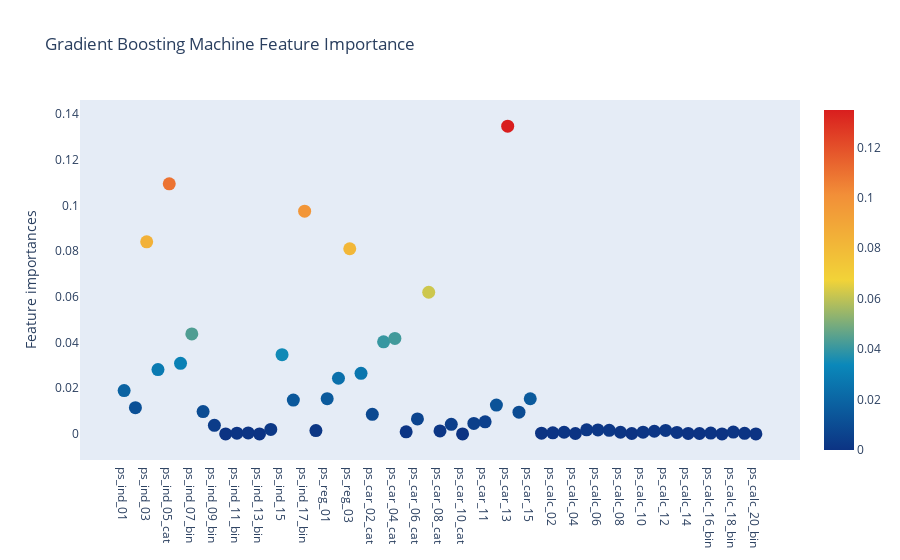

The cell this chart's notebook holds for it:
### Code cell
# scatter plot
trace = go.Scatter(
    y = gb.feature_importances_,
    x = features,
    mode ='markers',
    marker=dict(
        sizemode='diameter',
        sizeref=1,
        size=13,
        color= gb.feature_importances_,
        colorscale='Portland',
        showscale=True
    ),
    text = features
)
data=[trace]

layout = go.Layout(
    autosize=True,
    title='Gradient Boosting Machine Feature Importance',
    hovermode = 'closest',
    xaxis=dict(
        ticklen = 5,
        showgrid = False,
        zeroline = False,
        showline = False
    ),
    yaxis = dict(
        title= 'Feature importances',
        showgrid = False,
        zeroline = False,
        ticklen = 5,
        gridwidth=2
        ),
    showlegend = False
)
fig = go.Figure(data=data, layout=layout)
py.iplot(fig, filename='scatter 2010')

### Figure 1 — Plotly figure (JSON) as saved in the notebook; plotly's stock layout.template omitted (floating-point values rounded to 4 significant figures)
{"data": [{"marker": {"color": [0.01894, 0.01149, 0.08412, 0.02818, 0.1095, 0.0309, 0.04378, 0.009773, 0.003726, 0, 0.0003235, 0.0004158, 0, 0.001965, 0.03467, 0.01479, 0.09752, 0.00145, 0.01544, 0.02437, 0.08109, 0.02654, 0.008584, 0.0403, 0.0418, 0.0008965, 0.006565, 0.06202, 0.001271, 0.004174, 0, 0.004577, 0.005278, 0.01261, 0.1348, 0.009484, 0.01537, 0.000286, 0.0004461, 0.0007148, 0.0001654, 0.00176, 0.001749, 0.001539, 0.0007188, 0.0001617, 0.0007279, 0.00115, 0.0015, 0.0006197, 0.0001913, 0.000162, 0.0003524, 0, 0.0007964, 0.0002346, 0], "colorscale": [[0, "rgb(12,51,131)"], [0.25, "rgb(10,136,186)"], [0.5, "rgb(242,211,56)"], [0.75, "rgb(242,143,56)"], [1, "rgb(217,30,30)"]], "showscale": true, "size": 13, "sizemode": "diameter", "sizeref": 1}, "mode": "markers", "text": ["ps_ind_01", "ps_ind_02_cat", "ps_ind_03", "ps_ind_04_cat", "ps_ind_05_cat", "ps_ind_06_bin", "ps_ind_07_bin", "ps_ind_08_bin", "ps_ind_09_bin", "ps_ind_10_bin", "ps_ind_11_bin", "ps_ind_12_bin", "ps_ind_13_bin", "ps_ind_14", "ps_ind_15", "ps_ind_16_bin", "ps_ind_17_bin", "ps_ind_18_bin", "ps_reg_01", "ps_reg_02", "ps_reg_03", "ps_car_01_cat", "ps_car_02_cat", "ps_car_03_cat", "ps_car_04_cat", "ps_car_05_cat", "ps_car_06_cat", "ps_car_07_cat", "ps_car_08_cat", "ps_car_09_cat", "ps_car_10_cat", "ps_car_11_cat", "ps_car_11", "ps_car_12", "ps_car_13", "ps_car_14", "ps_car_15", "ps_calc_01", "ps_calc_02", "ps_calc_03", "ps_calc_04", "ps_calc_05", "ps_calc_06", "ps_calc_07", "ps_calc_08", "ps_calc_09", "ps_calc_10", "ps_calc_11", "ps_calc_12", "ps_calc_13", "ps_calc_14", "ps_calc_15_bin", "ps_calc_16_bin", "ps_calc_17_bin", "ps_calc_18_bin", "ps_calc_19_bin", "ps_calc_20_bin"], "type": "scatter", "x": ["ps_ind_01", "ps_ind_02_cat", "ps_ind_03", "ps_ind_04_cat", "ps_ind_05_cat", "ps_ind_06_bin", "ps_ind_07_bin", "ps_ind_08_bin", "ps_ind_09_bin", "ps_ind_10_bin", "ps_ind_11_bin", "ps_ind_12_bin", "ps_ind_13_bin", "ps_ind_14", "ps_ind_15", "ps_ind_16_bin", "ps_ind_17_bin", "ps_ind_18_bin", "ps_reg_01", "ps_reg_02", "ps_reg_03", "ps_car_01_cat", "ps_car_02_cat", "ps_car_03_cat", "ps_car_04_cat", "ps_car_05_cat", "ps_car_06_cat", "ps_car_07_cat", "ps_car_08_cat", "ps_car_09_cat", "ps_car_10_cat", "ps_car_11_cat", "ps_car_11", "ps_car_12", "ps_car_13", "ps_car_14", "ps_car_15", "ps_calc_01", "ps_calc_02", "ps_calc_03", "ps_calc_04", "ps_calc_05", "ps_calc_06", "ps_calc_07", "ps_calc_08", "ps_calc_09", "ps_calc_10", "ps_calc_11", "ps_calc_12", "ps_calc_13", "ps_calc_14", "ps_calc_15_bin", "ps_calc_16_bin", "ps_calc_17_bin", "ps_calc_18_bin", "ps_calc_19_bin", "ps_calc_20_bin"], "y": [0.01894, 0.01149, 0.08412, 0.02818, 0.1095, 0.0309, 0.04378, 0.009773, 0.003726, 0, 0.0003235, 0.0004158, 0, 0.001965, 0.03467, 0.01479, 0.09752, 0.00145, 0.01544, 0.02437, 0.08109, 0.02654, 0.008584, 0.0403, 0.0418, 0.0008965, 0.006565, 0.06202, 0.001271, 0.004174, 0, 0.004577, 0.005278, 0.01261, 0.1348, 0.009484, 0.01537, 0.000286, 0.0004461, 0.0007148, 0.0001654, 0.00176, 0.001749, 0.001539, 0.0007188, 0.0001617, 0.0007279, 0.00115, 0.0015, 0.0006197, 0.0001913, 0.000162, 0.0003524, 0, 0.0007964, 0.0002346, 0]}], "layout": {"autosize": true, "hovermode": "closest", "showlegend": false, "title": {"text": "Gradient Boosting Machine Feature Importance"}, "xaxis": {"showgrid": false, "showline": false, "ticklen": 5, "zeroline": false}, "yaxis": {"gridwidth": 2, "showgrid": false, "ticklen": 5, "title": {"text": "Feature importances"}, "zeroline": false}}}
